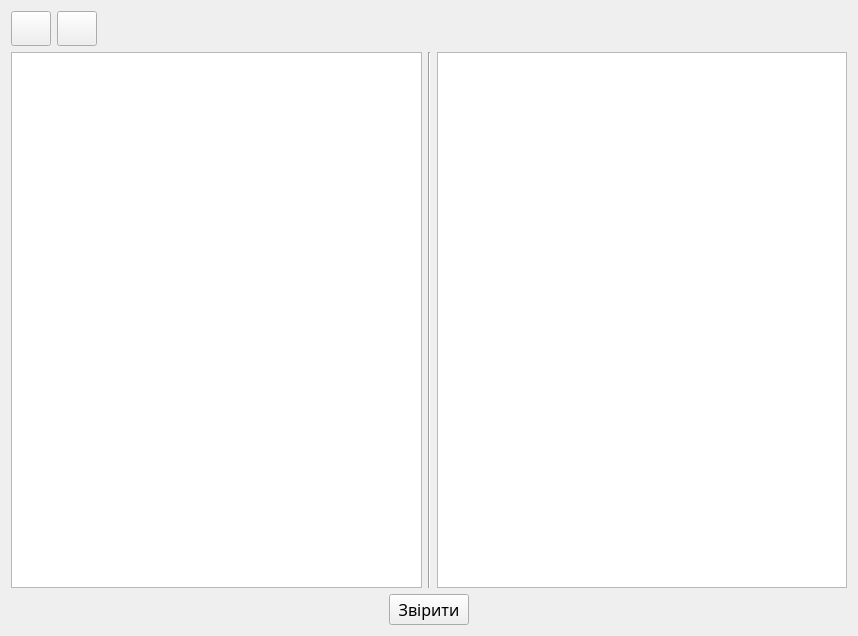
<?xml version="1.0" encoding="UTF-8"?>
<ui version="4.0">
 <class>Inventory</class>
 <widget class="QWidget" name="Inventory">
  <property name="geometry">
   <rect>
    <x>0</x>
    <y>0</y>
    <width>858</width>
    <height>636</height>
   </rect>
  </property>
  <property name="windowTitle">
   <string>Form</string>
  </property>
  <layout class="QVBoxLayout" name="verticalLayout_3">
   <item>
    <layout class="QHBoxLayout" name="horizontalLayout_2">
     <item>
      <widget class="QPushButton" name="btn_del">
       <property name="enabled">
        <bool>true</bool>
       </property>
       <property name="sizePolicy">
        <sizepolicy hsizetype="Fixed" vsizetype="Fixed">
         <horstretch>0</horstretch>
         <verstretch>0</verstretch>
        </sizepolicy>
       </property>
       <property name="minimumSize">
        <size>
         <width>40</width>
         <height>35</height>
        </size>
       </property>
       <property name="text">
        <string/>
       </property>
       <property name="icon">
        <iconset resource="../recources/recources.qrc">
         <normaloff>:/icons/delete.png</normaloff>:/icons/delete.png</iconset>
       </property>
       <property name="shortcut">
        <string>Del</string>
       </property>
      </widget>
     </item>
     <item>
      <widget class="QPushButton" name="btn_refresh">
       <property name="sizePolicy">
        <sizepolicy hsizetype="Fixed" vsizetype="Fixed">
         <horstretch>0</horstretch>
         <verstretch>0</verstretch>
        </sizepolicy>
       </property>
       <property name="minimumSize">
        <size>
         <width>40</width>
         <height>35</height>
        </size>
       </property>
       <property name="text">
        <string/>
       </property>
       <property name="icon">
        <iconset resource="../recources/recources.qrc">
         <normaloff>:/icons/refresh.png</normaloff>:/icons/refresh.png</iconset>
       </property>
       <property name="shortcut">
        <string>Ctrl+A</string>
       </property>
      </widget>
     </item>
     <item>
      <spacer name="horizontalSpacer_2">
       <property name="orientation">
        <enum>Qt::Horizontal</enum>
       </property>
       <property name="sizeHint" stdset="0">
        <size>
         <width>40</width>
         <height>20</height>
        </size>
       </property>
      </spacer>
     </item>
    </layout>
   </item>
   <item>
    <layout class="QHBoxLayout" name="horizontalLayout_3">
     <item>
      <layout class="QVBoxLayout" name="verticalLayout">
       <item>
        <widget class="QTableWidget" name="table_current"/>
       </item>
      </layout>
     </item>
     <item>
      <widget class="Line" name="line">
       <property name="orientation">
        <enum>Qt::Vertical</enum>
       </property>
      </widget>
     </item>
     <item>
      <layout class="QVBoxLayout" name="verticalLayout_2">
       <item>
        <widget class="QTableWidget" name="table_storage">
         <property name="sizePolicy">
          <sizepolicy hsizetype="MinimumExpanding" vsizetype="Expanding">
           <horstretch>0</horstretch>
           <verstretch>0</verstretch>
          </sizepolicy>
         </property>
         <attribute name="horizontalHeaderStretchLastSection">
          <bool>true</bool>
         </attribute>
        </widget>
       </item>
      </layout>
     </item>
    </layout>
   </item>
   <item>
    <layout class="QHBoxLayout" name="horizontalLayout">
     <item>
      <spacer name="horizontalSpacer_3">
       <property name="orientation">
        <enum>Qt::Horizontal</enum>
       </property>
       <property name="sizeHint" stdset="0">
        <size>
         <width>40</width>
         <height>20</height>
        </size>
       </property>
      </spacer>
     </item>
     <item>
      <widget class="QPushButton" name="btn_check">
       <property name="font">
        <font>
         <family>Alef</family>
         <pointsize>12</pointsize>
        </font>
       </property>
       <property name="text">
        <string>Звірити</string>
       </property>
      </widget>
     </item>
     <item>
      <spacer name="horizontalSpacer_4">
       <property name="orientation">
        <enum>Qt::Horizontal</enum>
       </property>
       <property name="sizeHint" stdset="0">
        <size>
         <width>40</width>
         <height>20</height>
        </size>
       </property>
      </spacer>
     </item>
    </layout>
   </item>
  </layout>
 </widget>
 <resources>
  <include location="../recources/recources.qrc"/>
 </resources>
 <connections/>
</ui>
